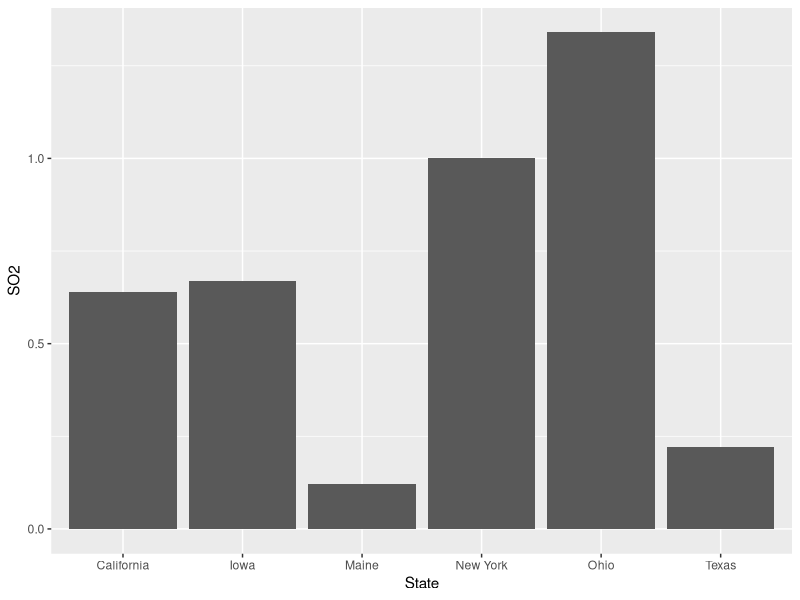
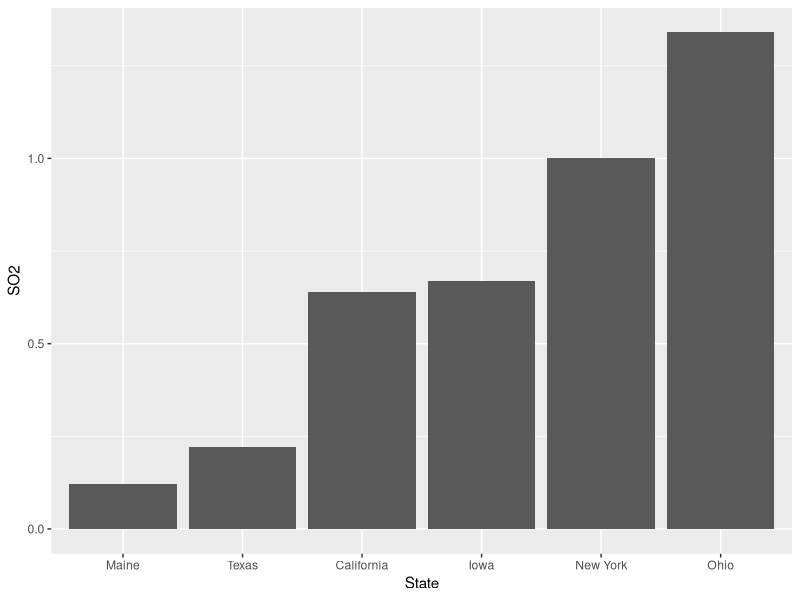
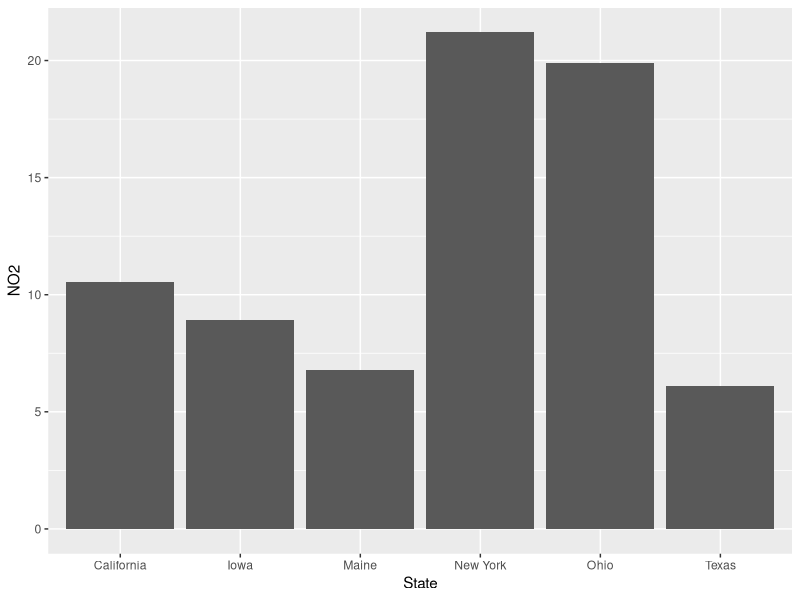
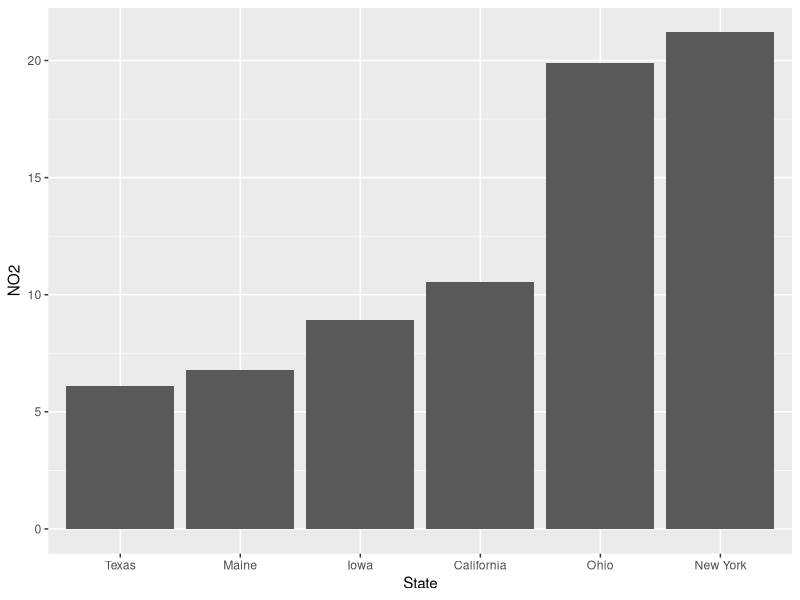

Here is the R script that generated these plots, in order:
#Import ggplot2
library(ggplot2)

#Set the working directory where the dataset is stored
setwd("D:/OneDrive/Data Science/R/R Data Visualization")

#Load the dataset in R
Data <- read.table(file="EPA_Data.csv", 
                   sep=",", 
                   header=TRUE, 
                   colClasses=c("Date","factor",rep("numeric",5)), 
                   na.string="NA")


#Let us create a subset of our data,
#including just observations on October the 1st
Pollution_1stOct2013 <- Data[Data$Date=="2013-10-01",]


#Explore the dataset to identify the variables
str(Pollution_1stOct2013)


#Plot a simple Bar-Chart
ggplot(data=Pollution_1stOct2013, aes(x=State, y=SO2)) +
  geom_bar(stat="identity") 


#Order the columns
ordered <- Pollution_1stOct2013[order(Pollution_1stOct2013$SO2),]

ggplot(data=Pollution_1stOct2013, aes(x=State, y=SO2)) +
  geom_bar(stat="identity") +
  scale_x_discrete(limits=ordered$State) 

#Another bar chart
ggplot(data=Pollution_1stOct2013, aes(x=State,y=NO2)) +
  geom_bar(stat="identity")
ordered <- Pollution_1stOct2013[order(Pollution_1stOct2013$NO2),]
ggplot(data=Pollution_1stOct2013, aes(x=State, y=NO2)) +
  geom_bar(stat="identity") +
  scale_x_discrete(limits=ordered$State) 